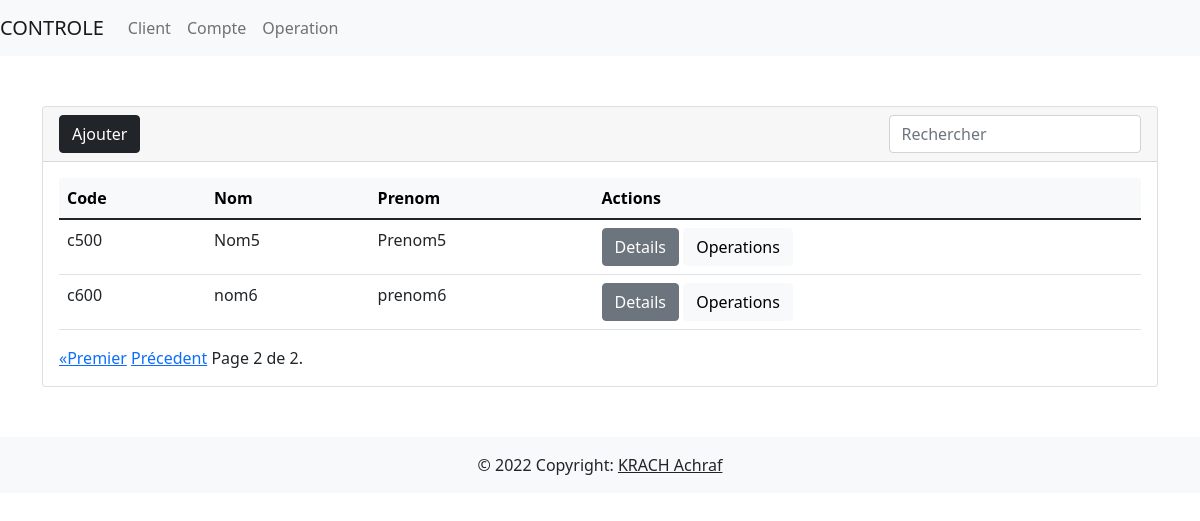
The app's page /controle/clients?page=2 with its own data.
### krach_achraf/models.py (models this page shows, shortened)
class Client(models.Model):
    code = models.CharField(max_length=10, primary_key=True)
    nom = models.CharField(max_length=20)
    prenom = models.CharField(max_length=20)

### krach_achraf/views.py (the view)
# urls.py: path('clients', views.get_clients, name='get_clients'),
def get_clients(request):
    clients = Client.objects.all()
    paginator = Paginator(clients, 4)  # change 4 to 10
    page_number = request.GET.get('page')
    page_obj = paginator.get_page(page_number)
    return render(request, 'listes/clients.html', {'page_obj': page_obj})

### templates/listes/clients.html (shortened to what this page needs)
{% extends 'index.html' %}
{% block content %}
    <div class="card">
        <div class="card-header">
            <div class="row">
                <div class=" col-md-3">
                    <a href="/controle/add_client" class="btn btn-dark btn-block">Ajouter</a>
                </div>
                <div class="col-md-6"></div>
                <div class="col-md-3">
                    <div class="input-group">
                        <input type="search" name="nom" class="form-control" placeholder="Rechercher"
                               onkeyup="search()"/>
                    </div>
                </div>
            </div>
        </div>
        <div class="card-body ">
            <table class="table table-hover">
                <thead class="table-light">
                <tr>
                    <th>Code</th>
                    <th>Nom</th>
                    <th>Prenom</th>
                    <th>Actions</th>
                </tr>
                </thead>
                <tbody id="table">
                {% for client in  page_obj %}
                    <tr>
                        <td>{{ client.code }}</td>
                        <td>{{ client.nom }}</td>
                        <td>{{ client.prenom }}</td>
                        <td>
                            <a href="/controle/details_client/{{ client.code }}" class="btn btn-secondary">Details</a>
                            <a href="/controle/operations_client/{{ client.code }}" class="btn btn-light">Operations</a>
                        </td>
                    </tr>
                {% endfor %}
                </tbody>
            </table>
            <div class="pagination">
                <span class="step-links">
                    {% if page_obj.has_previous %}
                        <a href="?page=1">&laquo;Premier</a>
                        <a href="?page={{ page_obj.previous_page_number }}">Précedent</a>
                    {% endif %}
                    <span class="current">
                        Page {{ page_obj.number }} de {{ page_obj.paginator.num_pages }}.
                    </span>
                </span>
            </div>
        </div>
    </div>
{% endblock content %}

### records on screen
Client: code "c500", nom "Nom5", prenom "Prenom5"
Client: code "c600", nom "nom6", prenom "prenom6"

### other values on screen
{{ page_obj.number }} "2"
{{ page_obj.paginator.num_pages }} "2"
